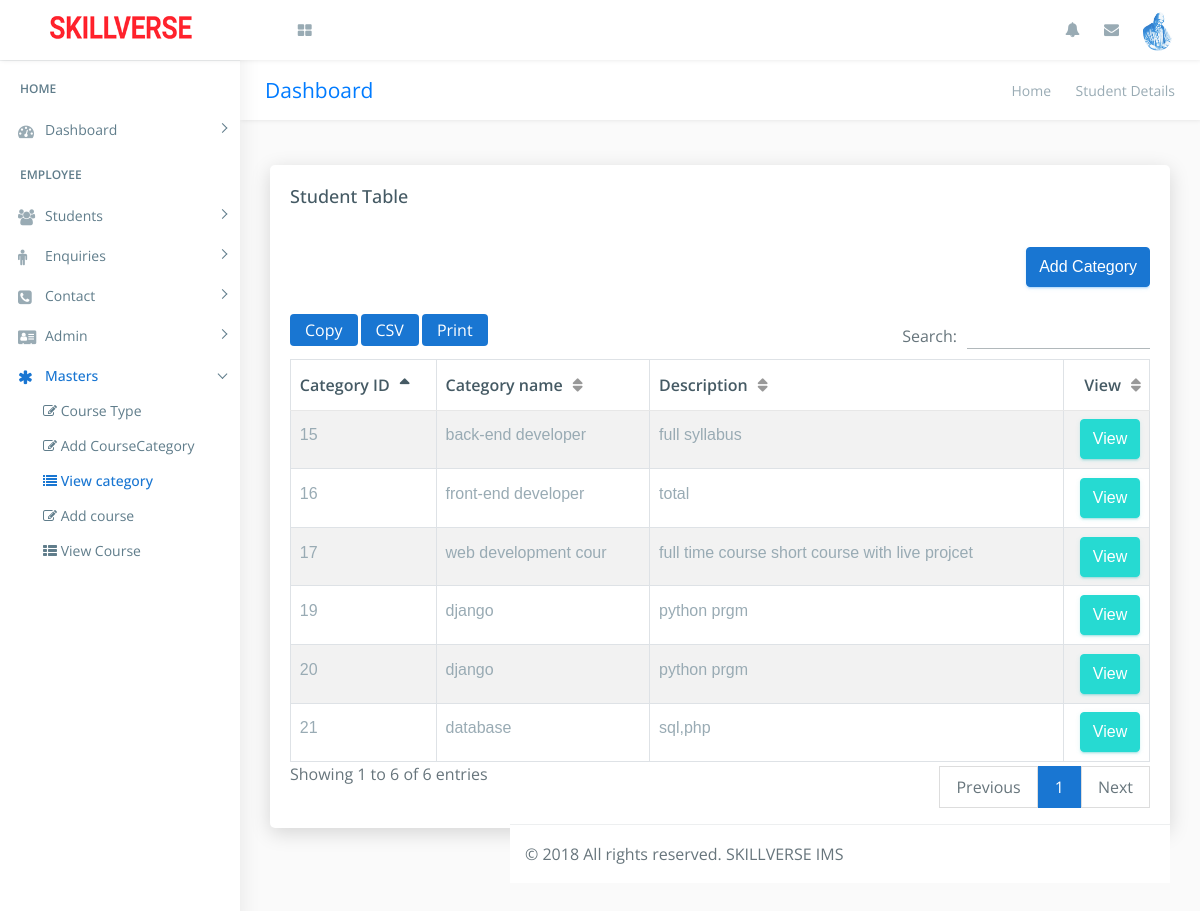
Screenshot of /viewcategory.php (signed in) with the database file from the repository.
### tables this page shows
CREATE TABLE `coursecategory` (
  `id` int(20) NOT NULL,
  `name` varchar(20) NOT NULL,
  `description` varchar(200) NOT NULL
);

### viewcategory.php (the view, shortened to what this page needs)
<?php include "header.php";?>
<?php
include "config.php";
$conn=mysqli_connect($servername,$dbuser,$dbpwd,$dbname);
if ($conn->connect_error){
    die("connection failed:".mysqli_connect_error());
}
else{
    $sql = "select * from coursecategory";
    $result = $conn->query($sql);
}
?>
<div class="page-wrapper">
<div class="row page-titles">
<div class="col-md-5 align-self-center">
<h3 class="text-primary">Dashboard</h3> </div>
<div class="col-md-7 align-self-center">
<ol class="breadcrumb">
<li class="breadcrumb-item"><a href="javascript:void(0)">Home</a></li>
<li class="breadcrumb-item active">Student Details</li>
</ol>
</div>
</div>
<div class="container-fluid">
<div class="row">
<div class="col-12">
<div class="card">
<div class="card-body">
<h4 class="card-title">Student Table</h4>
<div class="table-responsive m-t-40">
<table id="example23" class="display nowrap table table-hover table-striped table-bordered" cellspacing="0" width="100%">
<p align="right">  <a href="category.php" class="btn btn-info" role="button">Add Category</a></p>
<thead>
<tr>
<th>Category ID</th>
<th>Category name</th>
<th>Description</th>
<th>View</th>
</tr>
</thead>
<?php
if ($result->num_rows > 0) {
while($row = mysqli_fetch_assoc($result)) {
echo "<tr>";
echo "<td><a href='coursecategory.php?id=". $row["id"]."'>".$row["id"]."</a></td><td>" . $row["name"]. "</td><td>".$row["description"]."</td>";
echo '<td><a href="coursecategory.php?id='.$row["id"].'" class="btn btn-success">View</a></td></tr>';
    }
} else {
echo '<tr><td colspan="5">No Branches - Empty Table</td></tr>';
}
?>
</table>
</div>
<?php include "footer.php";?>

### css/helper.css (style rules this page uses)
.m-t-40 { margin-top: 40px!important; }

### rows the page displays
coursecategory: id "15", name "back-end developer", description "full syllabus"
coursecategory: id "16", name "front-end developer", description "total"
coursecategory: id "17", name "web development cour", description "full time course short course with live projcet"
coursecategory: id "19", name "django", description "python prgm"
coursecategory: id "20", name "django", description "python prgm"
coursecategory: id "21", name "database", description "sql,php"
